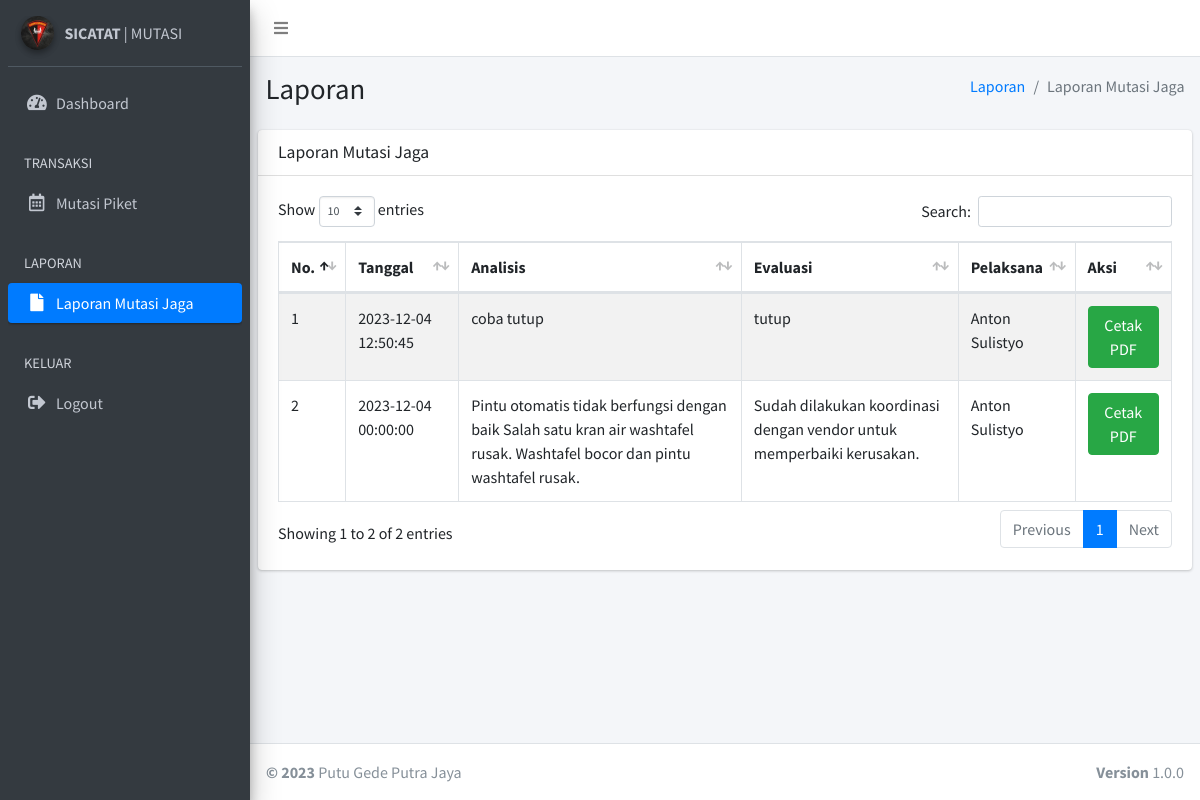
/laporan.php (signed in), run on the app's committed database.
### tables this page shows
CREATE TABLE `tb_mutasi_jaga` (
  `id_mutasi_jaga` int(11) NOT NULL,
  `id_user` int(11) DEFAULT NULL,
  `tgl_mutasi` datetime DEFAULT NULL,
  `analisis` text,
  `evaluasi` text,
  `status_mutasi` smallint(6) DEFAULT NULL
);

CREATE TABLE `tb_personil` (
  `id_personil` int(11) NOT NULL,
  `nama_personil` varchar(1024) DEFAULT NULL,
  `pangkat_personil` varchar(1024) DEFAULT NULL,
  `nrp_personil` int(11) DEFAULT NULL,
  `status_personil` smallint(6) DEFAULT NULL
);

### laporan.php (the view, shortened to what this page needs)
<?php
    include "koneksi.php";
      $level = $_SESSION['level'];
?>
<!DOCTYPE html>
<html>
<head>
  <link rel="stylesheet" href="plugins/fontawesome-free/css/all.min.css">
  <link rel="stylesheet" href="https://code.ionicframework.com/ionicons/2.0.1/css/ionicons.min.css">
  <link rel="stylesheet" href="plugins/datatables-bs4/css/dataTables.bootstrap4.css">
  <link rel="stylesheet" href="dist/css/adminlte.min.css">
</head>
<body class="hold-transition sidebar-mini">
<div class="wrapper">
  <nav class="main-header navbar navbar-expand navbar-white navbar-light">
    <ul class="navbar-nav">
      <li class="nav-item">
        <a class="nav-link" data-widget="pushmenu" href="#"><i class="fas fa-bars"></i></a>
      </li>
    </ul>
  </nav>
  <aside class="main-sidebar sidebar-dark-primary elevation-4">
    <div class="sidebar">
      <div class="user-panel mt-3 pb-3 mb-3 d-flex">
        <div class="image">
        <img src="dist/img/korps.jpeg" class="img-circle elevation-2" alt="User Image">
        </div>
        <div class="info">
        <a href="#" class="d-block"><strong>SICATAT</strong> | MUTASI</a>
        </div>
      </div>
      <nav class="mt-2">
        <ul class="nav nav-pills nav-sidebar flex-column" data-widget="treeview" role="menu" data-accordion="false">
          <li class="nav-item">
            <a href="dashboard.php" class="nav-link">
              <i class="nav-icon fas fa-tachometer-alt"></i>
              <p>
                Dashboard
              </p>
            </a>
          </li>
          <?php
          if ($level == "admin") {
            ?>
         <li class="nav-item has-treeview">
            <a href="#" class="nav-link">
              <i class="nav-icon fas fa-table"></i>
              <p>
                Data Master
                <i class="fas fa-angle-left right"></i>
              </p>
            </a>
            <ul class="nav nav-treeview">
              <li class="nav-item">
                <a href="user.php" class="nav-link">
                  <i class="far fa-circle nav-icon"></i>
                  <p>Data User</p>
                </a>
              </li>
              <li class="nav-item">
                <a href="personil.php" class="nav-link">
                  <i class="far fa-circle nav-icon"></i>
                  <p>Data Personil</p>
                </a>
              </li>
              <li class="nav-item">
                <a href="barang.php" class="nav-link">
                  <i class="far fa-circle nav-icon"></i>
                  <p>Data Barang</p>
                </a>
              </li>
              <li class="nav-item">
                <a href="pj.php" class="nav-link">
                  <i class="far fa-circle nav-icon"></i>
                  <p>Penanggung Jawab</p>
                </a>
              </li>
            </ul>
          </li>
          <li class="nav-header">TRANSAKSI</li>
          <li class="nav-item">
            <a href="trx_mutasijaga.php" class="nav-link">
              <i class="nav-icon far fa-calendar-alt"></i>
              <p>
                Mutasi Piket
              </p>
            </a>
          </li>
          <?php
            } else {
              ?>
               <li class="nav-header">TRANSAKSI</li>
          <li class="nav-item">
            <a href="trx_mutasijaga.php" class="nav-link">
              <i class="nav-icon far fa-calendar-alt"></i>
              <p>
                Mutasi Piket
              </p>
            </a>
          </li>
              <?php
            }
            ?>
          <li class="nav-header">LAPORAN</li>
          <li class="nav-item">
            <a href="laporan.php" class="nav-link active">
              <i class="nav-icon fas fa-file"></i>
              <p>Laporan Mutasi Jaga</p>
            </a>
          </li>
          <li class="nav-header">KELUAR</li>
          <li class="nav-item">
            <a href="./action/logout.php" class="nav-link">
              <i class="nav-icon fas fa-sign-out-alt"></i>
              <p>Logout</p>
            </a>
          </li>
        </ul>
      </nav>
    </div>
  </aside>
  <div class="content-wrapper">
    <section class="content-header">
      <div class="container-fluid">
        <div class="row mb-2">
          <div class="col-sm-6">
            <h1>Laporan</h1>
          </div>
          <div class="col-sm-6">
            <ol class="breadcrumb float-sm-right">
              <li class="breadcrumb-item"><a href="#">Laporan</a></li>
              <li class="breadcrumb-item active">Laporan Mutasi Jaga</li>
            </ol>
          </div>
        </div>
      </div>
    </section>
    <section class="content">
      <div class="row">
        <div class="col-12">
          <div class="card">
            <div class="card-header">
              <h3 class="card-title">Laporan Mutasi Jaga</h3>
            </div>
            <div class="card-body">
              <table id="example1" class="table table-bordered table-striped">
                <thead>
                <tr>
                  <th>No.</th>
                  <th>Tanggal</th>
                  <th>Analisis</th>
                  <th>Evaluasi</th>
                  <th>Pelaksana</th>
                  <th>Aksi</th>
                </tr>
                </thead>
                <tbody>
          <?php
          $no=1;
          $query = mysqli_query($conn,"SELECT tb_mutasi_jaga.*, tb_user.id_personil, tb_personil.nama_personil
          FROM tb_mutasi_jaga, tb_user, tb_personil
          WHERE tb_mutasi_jaga.id_user=tb_user.id_user AND tb_user.id_personil=tb_personil.id_personil
          AND tb_mutasi_jaga.status_mutasi='1' ORDER BY id_mutasi_jaga DESC");
          while ($data = mysqli_fetch_assoc($query))
          {
          ?>
            <tr>
              <td><?php echo $no; ?></td>
              <td><?php echo $data['tgl_mutasi']; ?></td>
              <td><?php echo $data['analisis']; ?></td>
              <td><?php echo $data['evaluasi']; ?></td>
              <td><?php echo $data['nama_personil']; ?></td>
              <td>
                <a href="laporan_pdf.php?id=<?php echo $data['id_mutasi_jaga'];?>" type="button" class="btn btn-md btn-success" download>Cetak PDF</a>
              </td>
            </tr>
          <?php
          $no++;
          }
          ?>
        </tbody>
              </table>
            </div>
          </div>
        </div>
      </div>
    </section>
  </div>
  <footer class="main-footer">
    <div class="float-right d-none d-sm-block">
      <b>Version</b> 1.0.0
    </div>
    <strong>&copy; 2023</strong> Putu Gede Putra Jaya
  </footer>
</div>
</body>
</html>

### data on the page
tb_mutasi_jaga: tgl_mutasi "2023-12-04 12:50:45", analisis "coba tutup", evaluasi "tutup", tb_personil.nama_personil "Anton Sulistyo"
tb_mutasi_jaga: tgl_mutasi "2023-12-04 00:00:00", analisis "Pintu otomatis tidak berfungsi dengan baik Salah satu kran air washtafel rusak. Washtafel bocor dan pintu washtafel rusak.", evaluasi "Sudah dilakukan koordinasi dengan vendor untuk memperbaiki kerusakan.", tb_personil.nama_personil "Anton Sulistyo"
